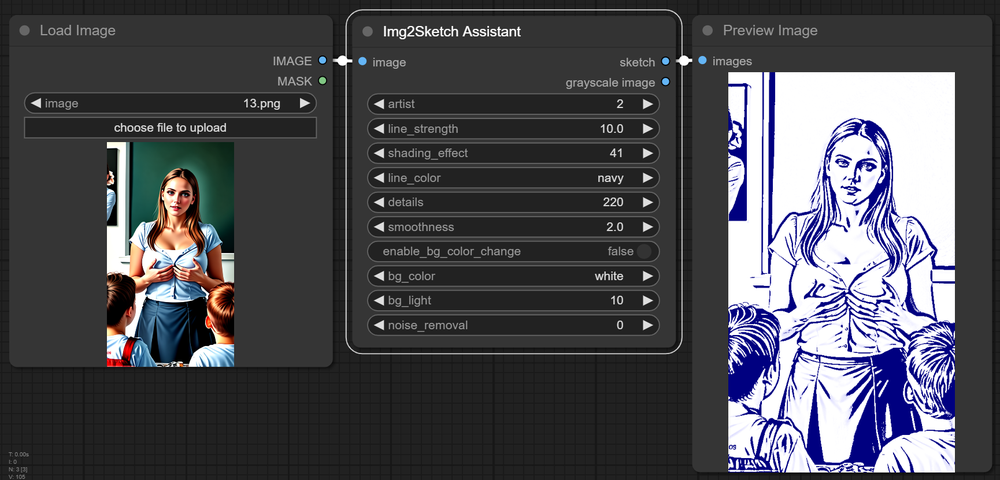
#> input picture Img2SketchImages/img2BlueSketch.png, 1000 x 480 px, shrunk from 1730 x 831 before the run
$ python -i utils.py   (imports and definitions only)
#> lines starting #> are read from the running program, lines starting #| are printed output that depends on the picture; after the words box and inside, x2 and y2 are one past the last pixel; in counts of white or black regions, pixels touching at a corner belong together
#> further down, picture is the input picture: shape (480, 1000, 3); mean B, G, R 82.7, 76.6, 76.5
import numpy as np
import cv2


def convert_to_uint8(image):
    if image.dtype == np.uint8:
        return image
    if image.dtype != np.float32 and image.dtype != np.float64:
        image = image.astype(np.float32)
    if image.max() <= 1.0:
        image = image * 255.0
    image = np.clip(image, 0, 255)
    return image.astype(np.uint8)


# [79 lines left out: functions new_bg, contrast_image, darken_image, new_ink, new_ink2, not called in this run]

def ensure_grayscale(image):
    if len(image.shape) == 3:
        if image.shape[2] == 4:
            image = cv2.cvtColor(image, cv2.COLOR_BGRA2BGR)
        image = cv2.cvtColor(image, cv2.COLOR_BGR2GRAY)
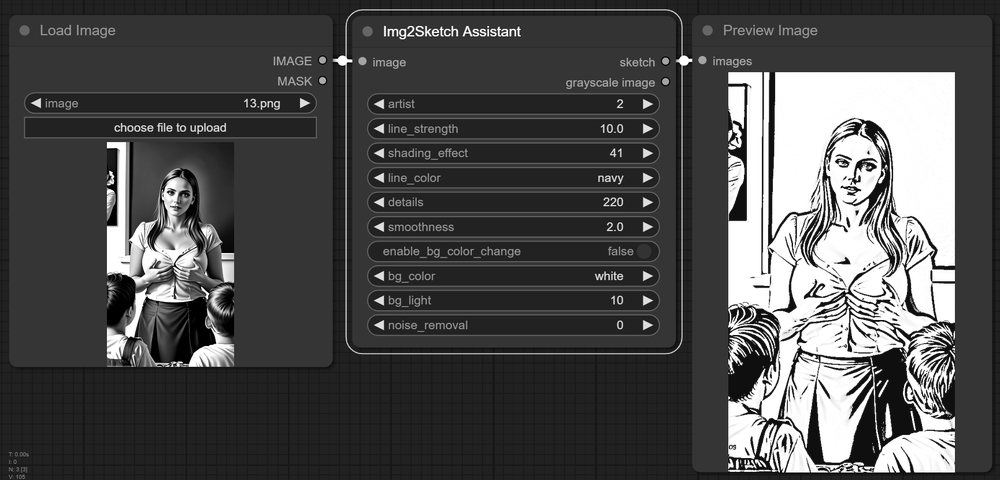
#> image: shape (480, 1000); min 0, max 255, mean 77.3
    elif len(image.shape) == 2:
        pass  # Already grayscale
    else:
        raise ValueError("Unsupported image format")
    return image


# [17 lines left out: function normalize_image, not called in this run]

def remove_noise_from_sketch(image, kn=2, min_size=40, threshold_value=50):
    sketch = ensure_grayscale(image)
    sketch = convert_to_uint8(sketch)
    kernel_size = (kn, kn)

    sketch_inv = cv2.bitwise_not(sketch)
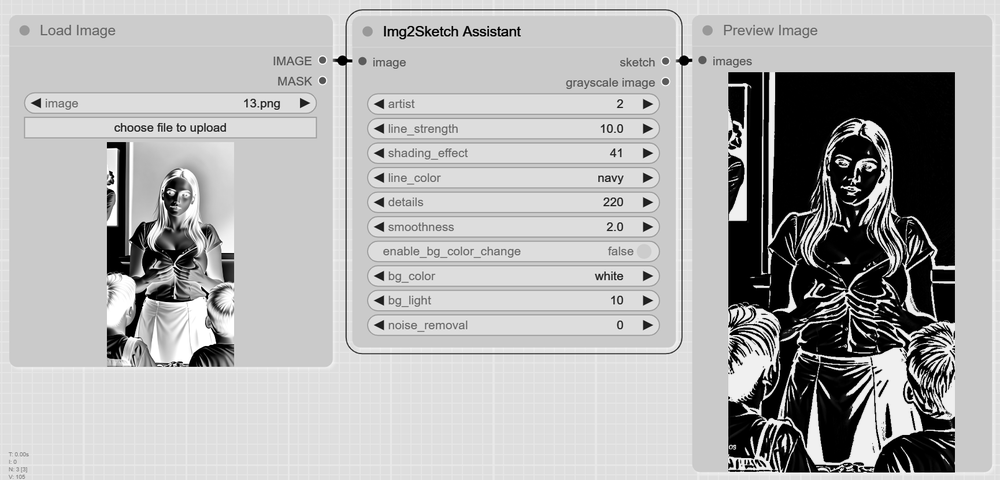
#> sketch_inv: shape (480, 1000); min 0, max 255, mean 177.7

    _, binary_sketch = cv2.threshold(sketch_inv, threshold_value, 255, cv2.THRESH_BINARY)
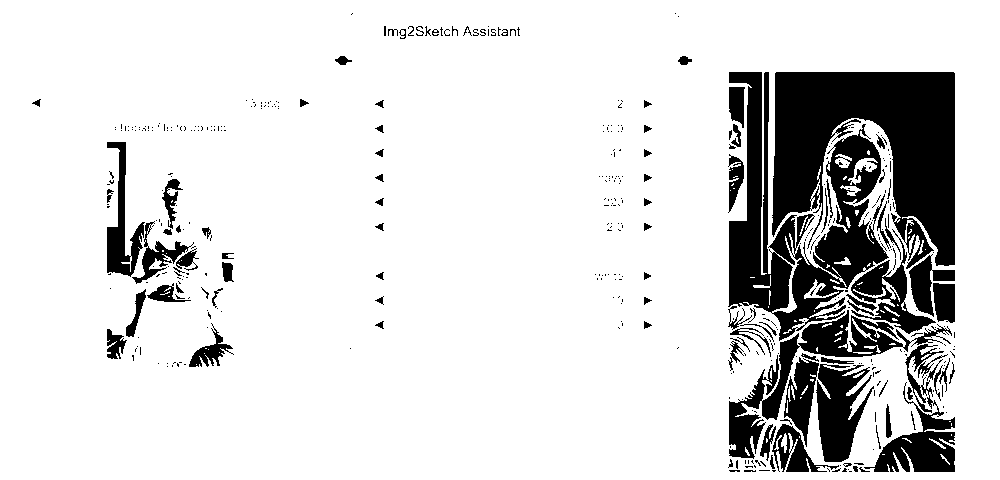
#> binary_sketch: shape (480, 1000); 85.6% white; 449 black regions (351 under 20 px), largest, box (x1, y1, x2, y2) and area: (772, 72, 955, 269) 21824, (728, 72, 889, 341) 16083, (729, 310, 952, 459) 5851

    kernel = np.ones(kernel_size, np.uint8)
    opened_sketch = cv2.morphologyEx(binary_sketch, cv2.MORPH_OPEN, kernel)
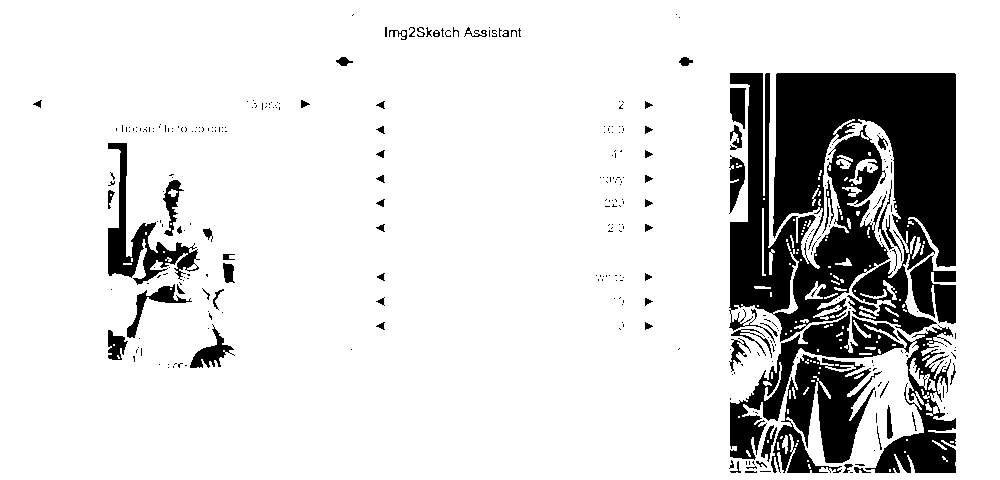
#> opened_sketch: shape (480, 1000); 85.2% white; 338 black regions (266 under 20 px), largest, box (x1, y1, x2, y2) and area: (773, 73, 956, 335) 24614, (729, 73, 890, 343) 16763, (730, 311, 956, 473) 10295

    num_labels, labels_im = cv2.connectedComponents(opened_sketch)
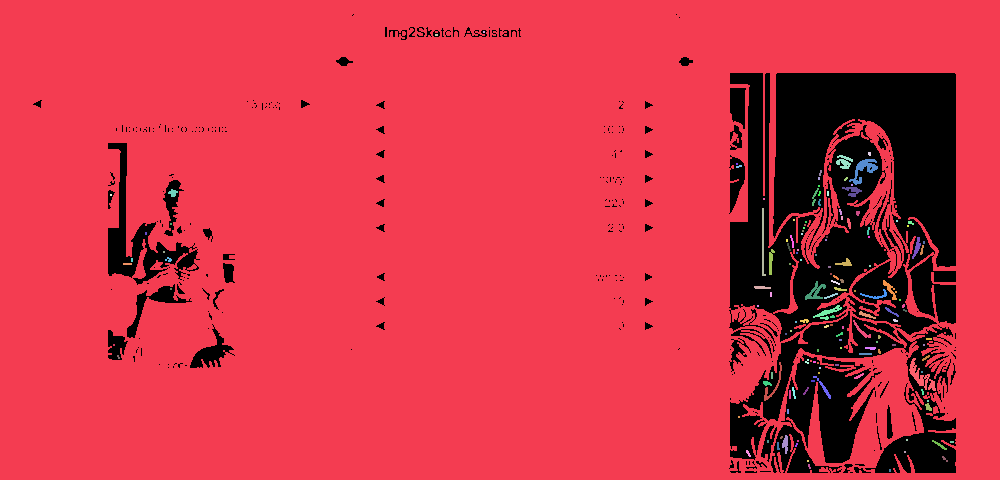
#> labels_im: shape (480, 1000) int32; 144 distinct labels, from 0 to 143; one colour per label, 0 black
#> num_labels = 144

    cleaned_sketch = np.zeros_like(opened_sketch)
    for label in range(1, num_labels):  # Skip the background label (0)
        if np.sum(labels_im == label) >= min_size:
            cleaned_sketch[labels_im == label] = 255
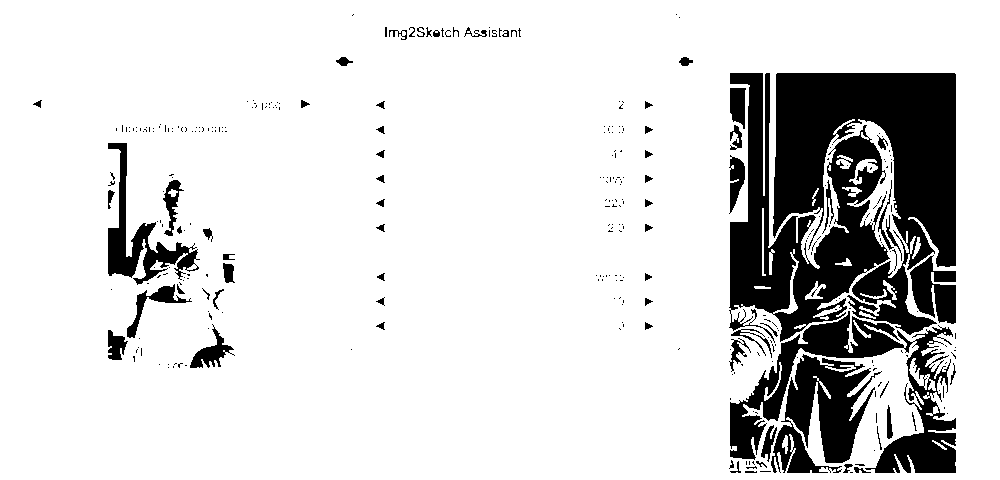
#> cleaned_sketch: shape (480, 1000); 85% white; 338 black regions (266 under 20 px), largest, box (x1, y1, x2, y2) and area: (773, 73, 956, 335) 24787, (729, 73, 890, 343) 17164, (730, 311, 956, 473) 10633

    return cv2.bitwise_not(cleaned_sketch)


# [21 lines left out: function getColor, not called in this run]

>>> import cv2
>>> picture = cv2.imread('Img2SketchImages/img2BlueSketch.png')
>>> result = remove_noise_from_sketch(picture)
